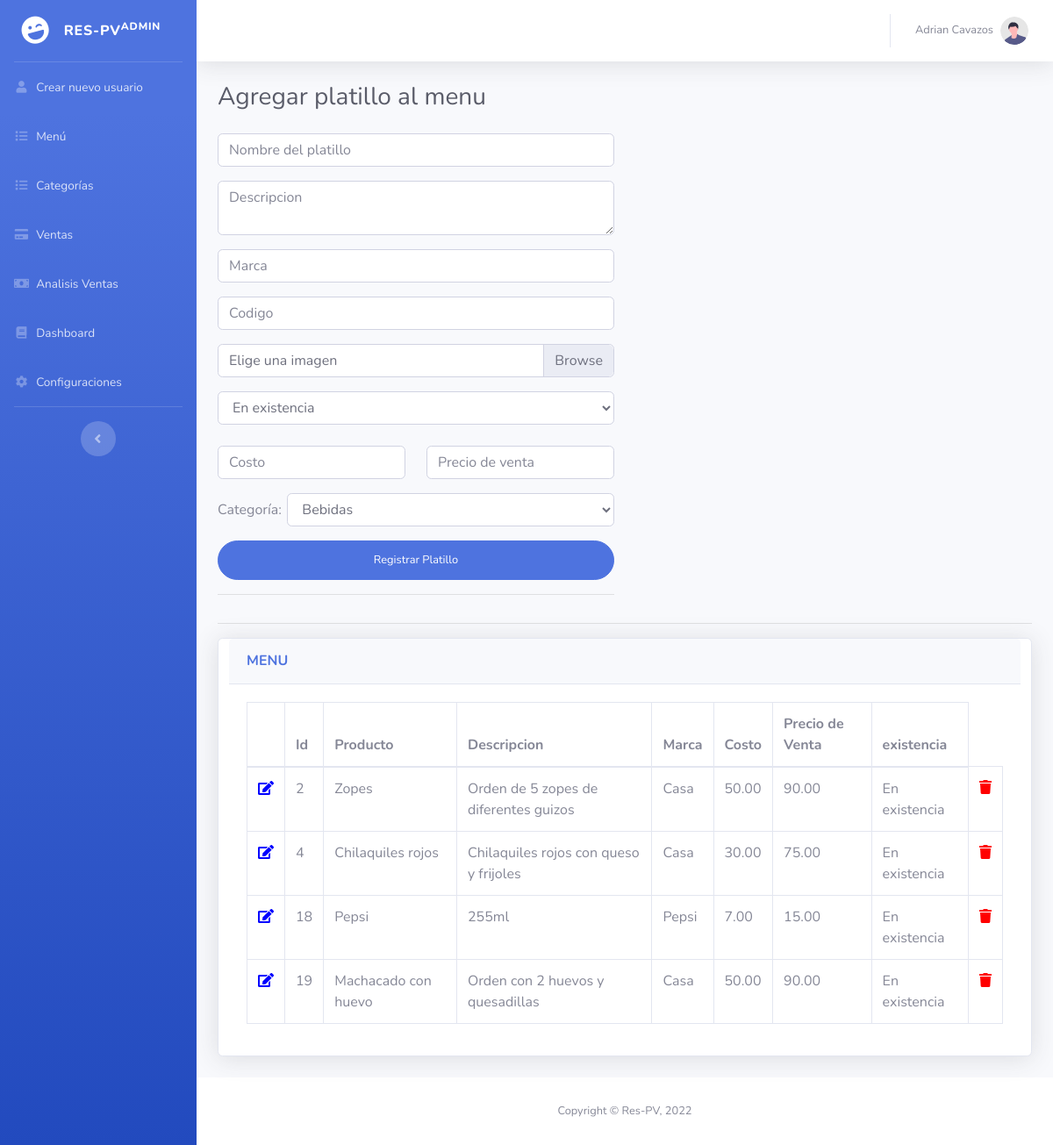
The page /menu.php (signed in) on the database its author committed.
### tables this page shows
CREATE TABLE `user` (
  `id_user` int(11) NOT NULL,
  `name_user` varchar(30) DEFAULT NULL,
  `lname_user` varchar(30) DEFAULT NULL,
  `phone_user` varchar(10) DEFAULT NULL,
  `email_user` varchar(40) DEFAULT NULL,
  `pass_user` varchar(20) DEFAULT NULL,
  `userType` int(11) NOT NULL
);

CREATE TABLE `product` (
  `id_product` int(11) NOT NULL,
  `name_product` varchar(40) NOT NULL,
  `description_product` varchar(50) NOT NULL,
  `mark_product` varchar(30) NOT NULL,
  `unitaryPrice_product` decimal(15,4) NOT NULL,
  `cost_product` decimal(15,4) NOT NULL,
  `code_product` int(11) NOT NULL,
  `productExistance` int(11) NOT NULL,
  `category_product` int(11) DEFAULT NULL,
  `img_product` longblob DEFAULT NULL
);

### menu.php (the view, shortened to what the rows shown need)
<?php
if(!empty($_SESSION["userId"])) {
    require_once('usuarios/Modelo/usuarios.php');
    $Modelo = new Usuarios();
    $tipoDeUsuario = $Modelo->getUserType($_SESSION["userId"]);
    if (!$tipoDeUsuario) {
        $_SESSION["errorMessage"] = "Invalid Credentials";
        header('Location: logout.php');
    } else {
        switch($tipoDeUsuario){
            case 1:
                $Usuario = $Modelo->getUser($_SESSION["userId"]);
                $nombreUsuario = $Usuario[0]["name_user"];
                $apellidoUsuario = $Usuario[0]["lname_user"];
                require_once("menu/Modelo/menu.php");
                $ModeloMenu = new Menu();
            break;
        }
    }
} else {
    header('Location: logout.php');
}
?>
<!DOCTYPE html>
<html lang="en">
<head>
    <link href="vendor/fontawesome-free/css/all.min.css" rel="stylesheet" type="text/css">
    <link href="css/sb-admin-2.min.css" rel="stylesheet">
</head>
<body id="page-top">
    <div id="wrapper">
        <div id="content-wrapper" class="d-flex flex-column">
            <div id="content">
                <nav class="navbar navbar-expand navbar-light bg-white topbar mb-4 static-top shadow">
                    <ul class="navbar-nav ml-auto">
                        <li class="nav-item dropdown no-arrow">
                            <a class="nav-link dropdown-toggle" href="#" id="userDropdown" role="button"
                                data-toggle="dropdown" aria-haspopup="true" aria-expanded="false">
                                <span class="mr-2 d-none d-lg-inline text-gray-600 small"><?php echo $nombreUsuario.' '.$apellidoUsuario?></span>
                                <img class="img-profile rounded-circle"
                                    src="img/undraw_profile.svg">
                            </a>
                        </li>
                    </ul>
                </nav>
                <div class="container-fluid">
                    <?php
                        if(!empty($_GET['editarId'])) {
                        $idPlatillo = $_GET['editarId'];
                        $datosDePlatillo = $ModeloMenu->getPlatillo($idPlatillo);
                        if($datosDePlatillo != null){
                            foreach($datosDePlatillo as $datoPlatillo){
                    ?>
                    <div class="d-sm-flex align-items-center justify-content-between mb-4">
                        <h1 class="h3 mb-0 text-gray-800">Editar platillo</h1>
                    </div>
                    <div class="row">
                        <div class="col-md-6">
                            <form class="user" action="menu/Controlador/editPlatillo.php" method="POST" enctype="multipart/form-data">
                                <input name="id" type="hidden" value="<?php echo $idPlatillo;?>" />
                                <div class="form-group row">
                                    <label class="col-sm-2 col-form-label">Nombre:</label>
                                    <div class="col-sm-10">
                                    <input required type="text" class="form-control" value="<?php echo $datoPlatillo['name_product'];?>" name="nombre">
                                    </div>
                                </div>
                                <div class="form-group row">
                                    <label class="col-sm-2 col-form-label">Descripcion:</label>
                                    <div class="col-sm-10">
                                    <textarea required class="form-control" name="descripcion" maxlength="50"><?php echo $datoPlatillo['description_product'];?></textarea>
                                    </div>
                                </div>
                                <div class="form-group row">
                                    <label class="col-sm-2 col-form-label">Marca:</label>
                                    <div class="col-sm-10">
                                    <input required type="text" class="form-control" value="<?php echo $datoPlatillo['mark_product'];?>" name="marca">
                                    </div>
                                </div>
                                <div class="form-group row">
                                    <label class="col-sm-2 col-form-label">Codigo:</label>
                                    <div class="col-sm-10">
                                    <input required type="text" class="form-control" value="<?php echo $datoPlatillo['code_product'];?>" name="codigo">
                                    </div>
                                </div>
                                <div class="form-group">
                                    <div class="custom-file">
                                        <input type="file" class="custom-file-input" name="imagen">
                                        <label class="custom-file-label" for="inputGroupFile01">Elige una imagen</label>
                                    </div>
                                </div>
                                <div class="form group">
                                    <select class="form-control" name="existencia">
                                        <option value="1"><?php echo 'En existencia'; ?></option>
                                        <option value="0"><?php echo 'Sin existencia'; ?></option>
                                    </select>
                                </div>
                                <br>
                                <div class="form-group row">
                                    <label class="col-sm-2 col-form-label">Costo:</label>
                                    <div class="col-sm-10">
                                    <input requiredtype="text" class="form-control" value="<?php echo $datoPlatillo['cost_product'];?>" name="costo">
                                    </div>
                                </div>
                                <div class="form-group row">
                                    <label class="col-sm-2 col-form-label">Precio de venta:</label>
                                    <div class="col-sm-10">
                                    <input requiredtype="text" class="form-control" value="<?php echo $datoPlatillo['unitaryPrice_product'];?>" name="precio">
                                    </div>
                                </div>
                                <div class="form-group row">
                                    <label class="col-sm-2 col-form-label">Categoría:</label>
                                    <div class="col-sm-10">
                                        <select class="form-control"  name="categoria">
                                            <?php
                                                $categorias = $ModeloMenu->getCategorias();
                                                if($categorias != null){
                                                    foreach($categorias as $categoria){
                                                        if ($categoria['id_category'] == $datoPlatillo['category_product']) {
                                                            echo '<option value="'.$categoria['id_category'].'" selected>'.$categoria['category_name'].'</option>';
                                                        } else {
                                                            echo '<option value="'.$categoria['id_category'].'">'.$categoria['category_name'].'</option>';
                                                        }
                                                    }
                                                }
                                            ?>
                                        </select>
                                    </div>
                                </div>
                                <input type ="submit" class="btn btn-primary btn-user btn-block" value="Editar Platillo">
                                <hr>
                            </form>
                        </div>
                    </div>
                    <hr>
                    <?php
                            }
                            }
                        } else {
                    ?>
                    <div class="d-sm-flex align-items-center justify-content-between mb-4">
                        <h1 class="h3 mb-0 text-gray-800">Agregar platillo al menu </h1>
                    </div>
                    <div class="card shadow mb-4 col-lg w-100">
                        <div class="card-body" >
                            <div class="table-responsive">
                                <table class="table table-bordered" id="dataTable" width="100%" cellspacing="0">
                                <thead>
                                    <th></th>
                                    <th>Id</th>
                                    <th>Producto</th>
                                    <th>Descripcion</th>
                                    <th>Marca</th>
                                    <th>Costo</th>
                                    <th>Precio de Venta</th>
                                    <th>existencia</th>
                                </thead>
                                <tbody>
                                <?php
                                    $productos = $ModeloMenu->get();
                                    if($productos != null){
                                        foreach($productos as $platillo){
                                ?>
                                    <tr>
                                        <td><a href="menu.php?editarId=<?php echo $platillo['id_product'];?>"><span class="fa fa-edit" style="color: blue;"></span></a></td>
                                        <td><?php echo $platillo['id_product'];?></td>
                                        <td><?php echo $platillo['name_product'];?></td>
                                        <td><?php echo $platillo['description_product'];?></td>
                                        <td><?php echo $platillo['mark_product'];?></td>
                                        <td><?php echo number_format(round($platillo['cost_product'],2), 2, '.', ',');?></td>
                                        <td><?php echo number_format(round($platillo['unitaryPrice_product'],2), 2, '.', ',');?></td>
                                        <td>
                                            <?php
                                                if ($platillo['productExistance']==1) {
                                                    echo "En existencia";
                                                }else{
                                                    if ($platillo['productExistance']==0) {
                                                        echo "Sin existencia";
                                                    }
                                                }
                                            ?>
                                        </td>
                                        <td>
                                        <a href="menu/Vista/delete.php?Id=<?php echo $platillo['id_product'];?>"><span class="fa fa-trash" style="color: red;"></span></a>
                                        </td>
                                    </tr>
                                <?php
                                        }
                                    }
                                ?>
                                </tbody>
                            </table>
                            </div>
                     </div>
                    <?php
                        }
                    ?>
                </div>
            </div>
        </div>
    </div>
</body>
</html>

### rows shown on the page
user: name_user "Adrian", lname_user "Cavazos"
product: id_product "2", name_product "Zopes", description_product "Orden de 5 zopes de diferentes guizos", mark_product "Casa", cost_product "50.00", unitaryPrice_product "90.00", productExistance "En existencia"
product: id_product "4", name_product "Chilaquiles rojos", description_product "Chilaquiles rojos con queso y frijoles", mark_product "Casa", cost_product "30.00", unitaryPrice_product "75.00", productExistance "En existencia"
product: id_product "18", name_product "Pepsi", description_product "255ml", mark_product "Pepsi", cost_product "7.00", unitaryPrice_product "15.00", productExistance "En existencia"
product: id_product "19", name_product "Machacado con huevo", description_product "Orden con 2 huevos y quesadillas", mark_product "Casa", cost_product "50.00", unitaryPrice_product "90.00", productExistance "En existencia"

### other values the page prints
form field categoria "Bebidas"
